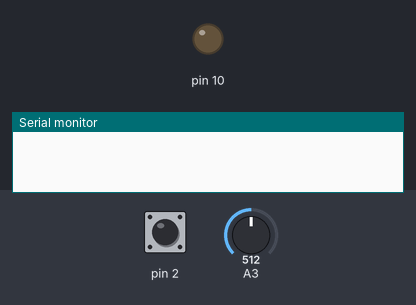
A sketch run on a simulated Arduino Uno, built with avr-gcc and run on an emulated ATmega328P. Parts: output pins drawn as LEDs (lit = HIGH), the last lines printed to the serial monitor. Dashed ring = blinking. The inputs (shaded band) are chosen by the test bench; at power-on: pin 2 HIGH, A3 = 512.

Above: at 1.2 s.
1.3 s: pin 2 pulled LOW for 0.15 s
At 2.4 s:
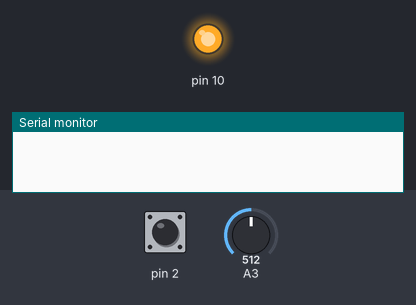
2.9 s: pin 2 pulled LOW for 1 s
At 4.8 s:
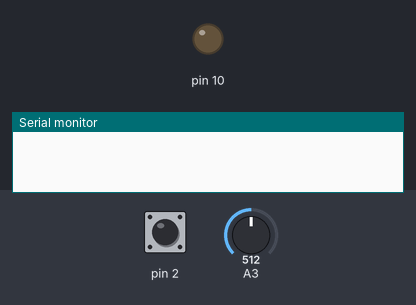
5.4 s: pin 2 pulled LOW for 3.2 s
At 9.6 s:
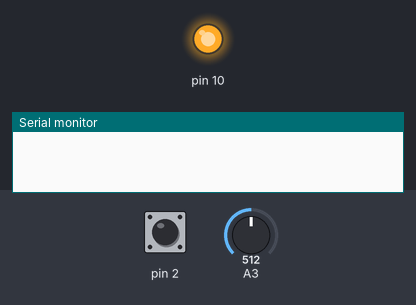
10.1 s: pin 2 pulsed LOW 5 times (0.12 s each, 0.3 s apart)
At 10.67 s:
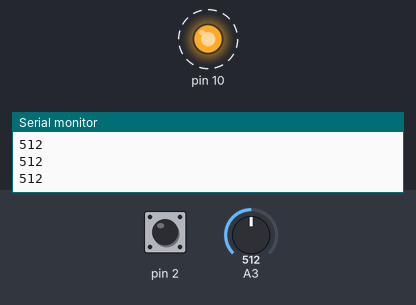
Timing chart, 0 to 13.1 s (numbered marks = the images above; inputs shaded):
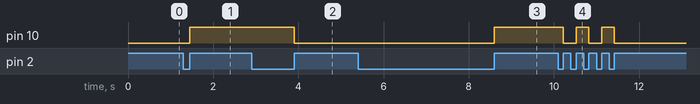

Measured:
- after the input at 1.3 s, pin 10: LOW → HIGH after 0.15 s
- after the input at 2.9 s, pin 10: HIGH → LOW after 1.0 s
- after the input at 5.4 s, pin 10: LOW → HIGH after 3.2 s
- after the input at 10.1 s, pin 10: alternates HIGH for 0.30 s and LOW for 0.30 s, 5 changes in all, then stays LOW, starting after 0.12 s

The sketch:

Array.ino
```cpp
bool flag = false;

int i = 0;
int arr[5];

volatile int state = LOW;

void setup()
{
    pinMode (10, OUTPUT);
    pinMode (2, INPUT_PULLUP);
    attachInterrupt (digitalPinToInterrupt (2), qwerty, RISING);
    Serial.begin (9600);
}

void loop()
{
    if (flag)
    {
        for (int j = 0; j < 5; j++)
        {
            Serial.println (arr[j]);
        }

        flag = false;
    }

    digitalWrite (10, state);
}

void qwerty()
{
    state = !state;
    arr [i] = analogRead (3);
    i++;
    if (i > 4)
    {
        flag = true;
        i = 0;
    }
}
```
